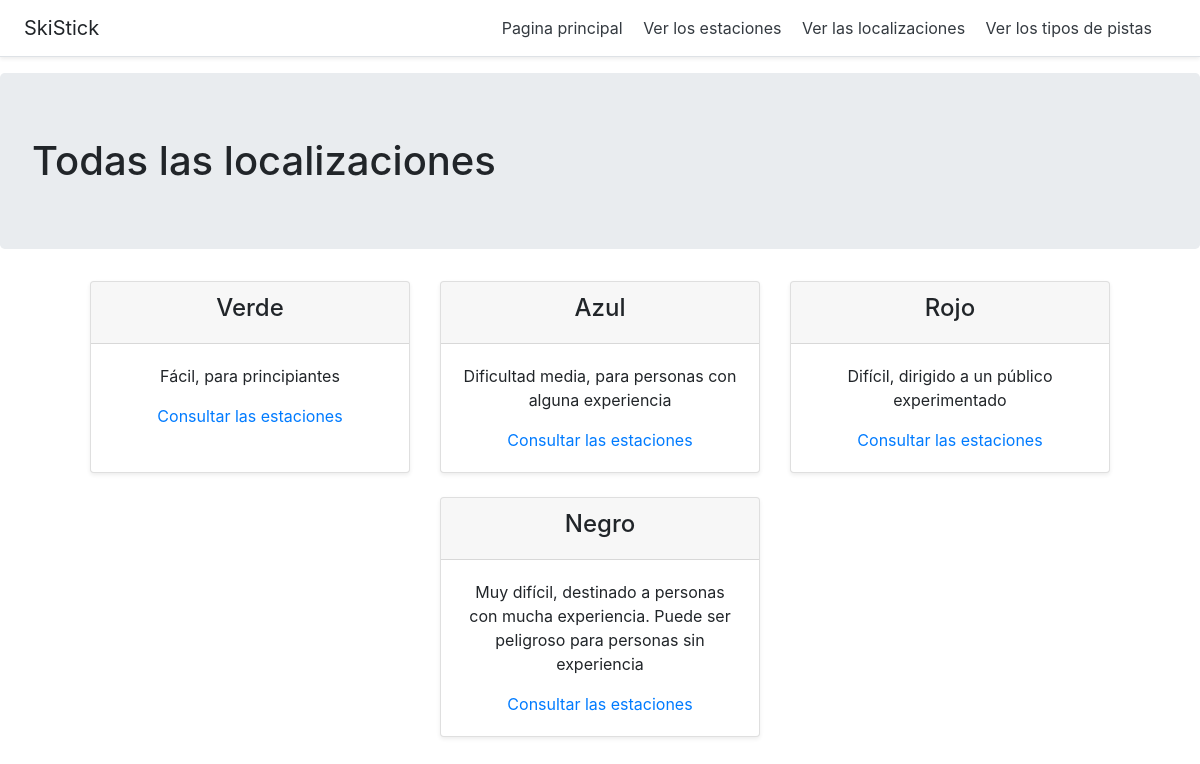
Page /main/tipospistas on the committed database.
### mainApp/models.py (models this page shows, shortened)
class TipoPista(models.Model):
   mensaje = models.CharField(max_length=255)
   detalles = models.CharField(max_length=255)

### mainApp/views.py (the view)
# urls.py: path('tipospistas', views.tipospistas, name='tipospistas'),
def tipospistas(request):
    tipospistas = TipoPista.objects.all()
    return render(request, 'tipospistas.html', {'tipospistas':tipospistas})

### mainApp/templatetags/mainApp_extras.py (called while the page is built)
@register.filter
def modulo(num, val):
    return num % val

### mainApp/templates/tipospistas.html (shortened to what this page needs)
<!DOCTYPE html>
{% load mainApp_extras %}
<html lang="en">
<head>
	<link rel="stylesheet" href="https://stackpath.bootstrapcdn.com/bootstrap/4.3.1/css/bootstrap.min.css">
</head>
<body>
    {% include "header.html" %}
        <h1 class="jumbotron">Todas las localizaciones</h1>
    <div class="container mt-4 ">
        {% for tipopista in tipospistas %}
                {% ifequal forloop.counter|modulo:3 1 %}
        <div class="row justify-content-center">
            {% endifequal %}
            <div class="col-4 card-deck text-center">
                <div class="card mb-4 shadow-sm">
                    <div class="card-header">
                        <h4>{{ tipopista.mensaje }}</h4>
                    </div>
                    <div class="card-body">
                        <p>{{ tipopista.detalles }}</p>
                        <a href="{% url 'tipopista' tipopista.id %}">Consultar las estaciones</a>
                    </div>
                </div>
            </div>
        {% ifequal forloop.counter|modulo:3 0 %}
        </div>
        {% endifequal %}
        {% endfor %}
    </div>
</body>
</html>

### rows in the picture
TipoPista: mensaje "Verde", detalles "Fácil, para principiantes"
TipoPista: mensaje "Azul", detalles "Dificultad media, para personas con alguna experiencia"
TipoPista: mensaje "Rojo", detalles "Difícil, dirigido a un público experimentado"
TipoPista: mensaje "Negro", detalles "Muy difícil, destinado a personas con mucha experiencia. Puede ser peligroso para personas sin experiencia"
